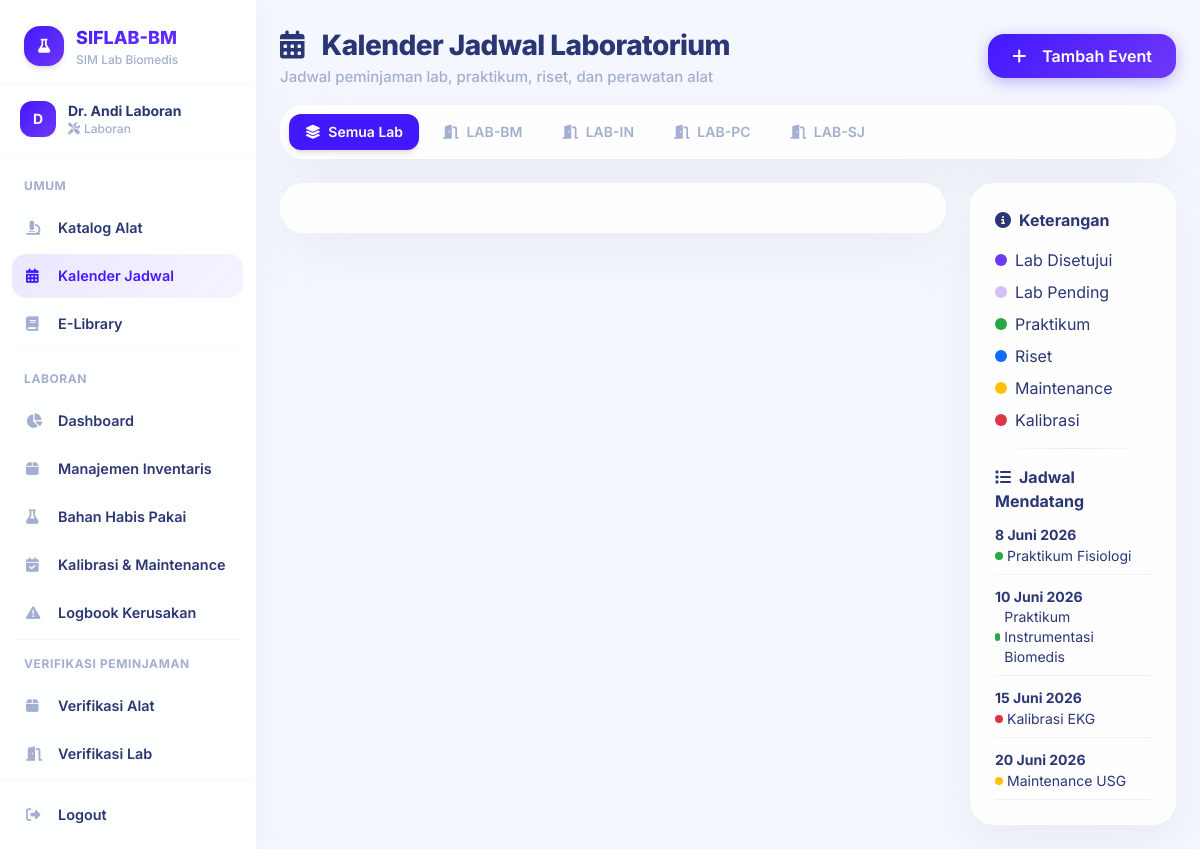
The app's page /public/kalender.php (signed in) with its own data.
### tables this page shows
CREATE TABLE IF NOT EXISTS laboratorium (
    id INT AUTO_INCREMENT PRIMARY KEY,
    kode_lab VARCHAR(30) UNIQUE NOT NULL,
    nama_lab VARCHAR(150) NOT NULL,
    lokasi VARCHAR(100) DEFAULT NULL,
    kapasitas INT DEFAULT 10,
    deskripsi TEXT,
    fasilitas TEXT,
    status ENUM('Tersedia','Digunakan','Perbaikan') DEFAULT 'Tersedia',
    created_at TIMESTAMP DEFAULT CURRENT_TIMESTAMP
);

CREATE TABLE IF NOT EXISTS kalender_events (
    id INT AUTO_INCREMENT PRIMARY KEY,
    peminjaman_id INT DEFAULT NULL,
    peminjaman_lab_id INT DEFAULT NULL,
    alat_id INT DEFAULT NULL,
    lab_id INT DEFAULT NULL,
    judul VARCHAR(200) NOT NULL,
    tgl_mulai DATE NOT NULL,
    tgl_selesai DATE DEFAULT NULL,
    tipe ENUM('Praktikum','Riset','Peminjaman Lab','Maintenance','Kalibrasi','Lainnya') DEFAULT 'Lainnya',
    warna VARCHAR(7) DEFAULT '#3788d8',
    created_at TIMESTAMP DEFAULT CURRENT_TIMESTAMP
);

### config/functions.php (called while the page is built, shortened)
<?php
function isRole($role) {
    return isset($_SESSION['role']) && $_SESSION['role'] === $role;
}
function formatTanggalIndo($date) {
    $bulan = [
        1 => 'Januari', 'Februari', 'Maret', 'April', 'Mei', 'Juni',
        'Juli', 'Agustus', 'September', 'Oktober', 'November', 'Desember'
    ];
    $t = strtotime($date);
    $d = date('j', $t);
    $m = (int)date('n', $t);
    $y = date('Y', $t);
    return "$d $bulan[$m] $y";
}

### config/database.php (called while the page is built, shortened)
<?php
$host = 'localhost';
$dbname = 'simlab';
$username = 'root';
$password = '';
try {
    $pdo = new PDO("mysql:host=$host;dbname=$dbname;charset=utf8mb4", $username, $password);
    $pdo->setAttribute(PDO::ATTR_ERRMODE, PDO::ERRMODE_EXCEPTION);
    $pdo->setAttribute(PDO::ATTR_DEFAULT_FETCH_MODE, PDO::FETCH_ASSOC);
} catch (PDOException $e) {
    die("Koneksi database gagal: " . $e->getMessage());
}
function query($sql, $params = []) {
    global $pdo;
    $stmt = $pdo->prepare($sql);
    $stmt->execute($params);
    return $stmt;
}
function fetchAll($sql, $params = []) {
    return query($sql, $params)->fetchAll();
}

### public/kalender.php (the view, shortened to what this page needs)
<?php
require_once '../config/database.php';
require_once '../config/functions.php';
include '../includes/header.php';
$lab_filter = isset($_GET['lab_id']) ? (int)$_GET['lab_id'] : 0;
$all_labs = fetchAll("SELECT * FROM laboratorium ORDER BY kode_lab ASC");
$manual_sql = "SELECT ke.*, l.nama_lab FROM kalender_events ke LEFT JOIN laboratorium l ON ke.lab_id = l.id WHERE 1=1";
$manual_params = [];
$manual_sql .= " ORDER BY ke.tgl_mulai ASC";
$manual_events = fetchAll($manual_sql, $manual_params);
?>
<div class="flex flex-col sm:flex-row sm:items-center sm:justify-between mb-4 gap-4">
    <div>
        <h1 class="page-title"><i class="fas fa-calendar-alt mr-3"></i> Kalender Jadwal Laboratorium</h1>
        <p class="page-subtitle">Jadwal peminjaman lab, praktikum, riset, dan perawatan alat</p>
    </div>
    <?php if (isRole('laboran')): ?>
    <button class="btn-glass btn-glass-primary" onclick="document.getElementById('tambahModal').classList.remove('hidden')"><i class="fas fa-plus mr-2"></i> Tambah Event</button>
    <?php endif; ?>
</div>
<div class="glass-card p-2 mb-6 overflow-x-auto">
    <div class="flex gap-2 min-w-max">
        <a href="kalender.php" class="px-4 py-2 rounded-xl text-sm font-semibold transition-all <?= $lab_filter == 0 ? 'bg-primary text-white shadow-md' : 'text-muted hover:text-navy hover:bg-soft' ?>">
            <i class="fas fa-layer-group mr-1"></i> Semua Lab
        </a>
        <?php foreach ($all_labs as $lb): ?>
        <a href="kalender.php?lab_id=<?= $lb['id'] ?>" class="px-4 py-2 rounded-xl text-sm font-semibold transition-all <?= $lab_filter == $lb['id'] ? 'bg-primary text-white shadow-md' : 'text-muted hover:text-navy hover:bg-soft' ?>">
            <i class="fas fa-door-open mr-1"></i> <?= htmlspecialchars($lb['kode_lab']) ?>
        </a>
        <?php endforeach; ?>
    </div>
</div>
<div class="grid grid-cols-1 lg:grid-cols-4 gap-6">
    <div class="lg:col-span-3">
        <div class="glass-card p-6">
        </div>
    </div>
    <div class="lg:col-span-1">
        <div class="glass-card p-6">
            <h5 class="font-bold text-navy mb-4"><i class="fas fa-info-circle mr-2"></i>Keterangan</h5>
            <p class="mb-2 flex items-center gap-2"><span class="w-3 h-3 rounded-full" style="background:#6E38F7;display:inline-block;"></span> Lab Disetujui</p>
            <p class="mb-2 flex items-center gap-2"><span class="w-3 h-3 rounded-full" style="background:#B794F4;display:inline-block;opacity:0.6;"></span> Lab Pending</p>
            <p class="mb-2 flex items-center gap-2"><span class="w-3 h-3 rounded-full" style="background:#28a745;display:inline-block;"></span> Praktikum</p>
            <p class="mb-2 flex items-center gap-2"><span class="w-3 h-3 rounded-full" style="background:#0d6efd;display:inline-block;"></span> Riset</p>
            <p class="mb-2 flex items-center gap-2"><span class="w-3 h-3 rounded-full" style="background:#ffc107;display:inline-block;"></span> Maintenance</p>
            <p class="mb-2 flex items-center gap-2"><span class="w-3 h-3 rounded-full" style="background:#dc3545;display:inline-block;"></span> Kalibrasi</p>
            <hr class="divider my-4">
            <h6 class="font-bold text-navy mb-3"><i class="fas fa-list mr-2"></i>Jadwal Mendatang</h6>
            <ul class="space-y-3" id="jadwalList">
                <?php
                $all_upcoming = [];
                foreach ($manual_events as $e) {
                    $all_upcoming[] = ['tgl' => $e['tgl_mulai'], 'judul' => $e['judul'], 'tipe' => $e['tipe'], 'warna' => $e['warna'], 'id' => 'e'.$e['id'], 'is_lab' => false, 'lab_nama' => $e['nama_lab']];
                }
                usort($all_upcoming, fn($a, $b) => strtotime($a['tgl']) - strtotime($b['tgl']));
                $shown = array_slice($all_upcoming, 0, 8);
                ?>
                <?php foreach ($shown as $s): ?>
                    <li class="pb-2 text-sm" style="border-bottom:1px solid rgba(0,0,0,0.05);cursor:pointer"
                        onclick="showDetail(<?= htmlspecialchars(json_encode($s, JSON_HEX_APOS|JSON_HEX_QUOT)) ?>)">
                        <span class="font-bold text-navy"><?= formatTanggalIndo($s['tgl']) ?></span><br>
                        <span class="inline-flex items-center gap-1">
                            <span class="w-2 h-2 rounded-full" style="background:<?= $s['warna'] ?>;display:inline-block;"></span>
                            <?= htmlspecialchars($s['judul']) ?>
                        </span>
                    </li>
                <?php endforeach; ?>
            </ul>
        </div>
    </div>
</div>
<?php include '../includes/footer.php'; ?>

### assets/css/style.css (style rules this page uses)
* { margin: 0; padding: 0; box-sizing: border-box; }
body { font-family: 'Inter', -apple-system, BlinkMacSystemFont, sans-serif; background: #F4F7FE; color: #2B3674; min-height: 100vh; }
.glass-card { background: rgba(255, 255, 255, 0.85); backdrop-filter: blur(20px); -webkit-backdrop-filter: blur(20px); border: 1px solid rgba(255, 255, 255, 0.5); border-radius: 24px; box-shadow: 0 20px 50px rgba(153, 153, 153, 0.12); transition: all 0.3s ease; }
.btn-glass { border-radius: 16px; font-weight: 600; padding: 0.625rem 1.5rem; transition: all 0.3s ease; border: none; cursor: pointer; display: inline-flex; align-items: center; gap: 0.5rem; }
.btn-glass-primary { background: linear-gradient(135deg, #4318FF, #6E38F7); color: white; box-shadow: 0 4px 15px rgba(67, 24, 255, 0.3); }
.page-title { font-size: 1.75rem; font-weight: 800; color: #2B3674; letter-spacing: -0.02em; }
.page-subtitle { color: #A3AED0; font-weight: 500; font-size: 0.9375rem; }
.divider { border: none; height: 1px; background: linear-gradient(90deg, transparent, rgba(67,24,255,0.1), transparent); }

### records on screen
laboratorium: kode_lab "LAB-BM"
laboratorium: kode_lab "LAB-IN"
laboratorium: kode_lab "LAB-PC"
laboratorium: kode_lab "LAB-SJ"
kalender_events: tgl_mulai "8 Juni 2026", judul "Praktikum Fisiologi"
kalender_events: tgl_mulai "10 Juni 2026", judul "Praktikum Instrumentasi Biomedis"
kalender_events: tgl_mulai "15 Juni 2026", judul "Kalibrasi EKG"
kalender_events: tgl_mulai "20 Juni 2026", judul "Maintenance USG"

### other values on screen
$user_initial "D"
$_SESSION['nama_lengkap'] "Dr. Andi Laboran"
$_SESSION['role'] "Laboran"
